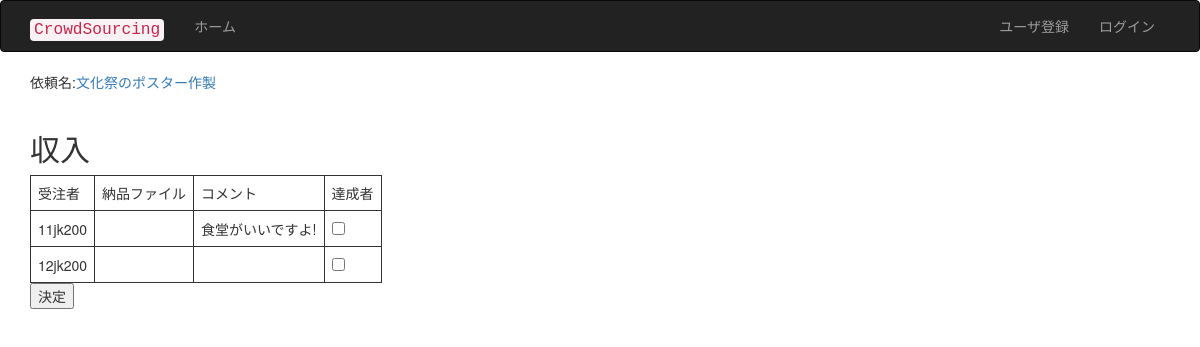
Before: /reqclear.php?rid=1 with the older database file.
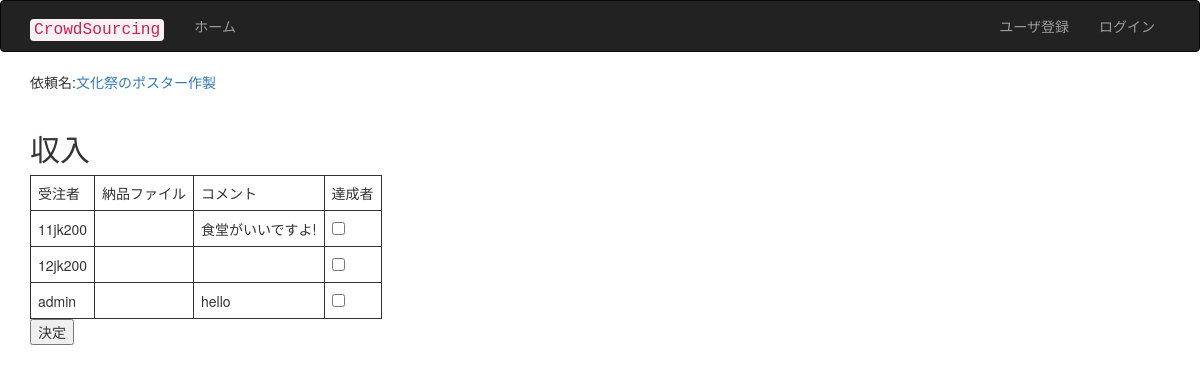
After: the same page with the newer database file.
### tables this page shows
CREATE TABLE IF NOT EXISTS `tb_receive` (
  `requestid` int(11) NOT NULL,
  `userid` varchar(32) NOT NULL,
  `dgresult` int(11) DEFAULT NULL,
  `comment` varchar(1000) NOT NULL,
  `rday` datetime NOT NULL,
  `eday` datetime DEFAULT NULL,
  UNIQUE KEY `requestid` (`requestid`,`userid`)
);

### reqclear.php (the view, shortened to what this page needs)
<?php
include('page_header.php');
include 'db_inc.php';
$rid = $_GET["rid"];
$sql = "SELECT * FROM  tb_request NATURAL JOIN tb_receive WHERE requestid=" . $rid;
$rs = mysql_query($sql, $conn);
$row = mysql_fetch_array($rs);
?>
<p>依頼名:<A Href="http://localhost/crowdsourcing/reqlist.php" class="div"><?php echo $row['rname']?></A><br><br>
<form action="reqclear_save.php" method="post">
<h2>収入</h2>
<FORM ACTION="pointsave2.php" METHOD="POST">
<table>
  <tr>
    <td>受注者</td>
    <td>納品ファイル</td>
    <td>コメント</td>
    <td>達成者</td>
  </tr>
  <?php
   while ( $row ) {
	echo '<tr>';
	echo '<td>' . $row['userid'] . '</td>';
	echo '<td>  </td>';
	echo '<td>' . $row['comment'] . '</td>';
	echo '<td><input type="checkbox" name="q[]" value="'. $row['userid']. '"> </td>';
	echo '</tr>';
	$row = mysql_fetch_array($rs);
}
  ?>
</table>
<p><input type="submit" value="決定"></p>
</form>

### menubar.php (shortened to what this page needs)
<?php
$menu8 = array(
  'ログアウト'  => 'logout.php',
);
$menu9 = array(
  'ユーザ登録'  => 'user_add.php',
  'ログイン'  => 'login.php',
);
echo '<ul class="nav navbar-nav">';
echo '<li><a href="index.php">ホーム</a></li>';
echo '</ul>';
echo '<ul class="nav navbar-nav navbar-right">';
if(isset($_SESSION['post']) ){
  echo '<li><a>' . $_SESSION['uname'] . 'さんがログイン中</a></li>';
  foreach($menu8 as $label=>$url)
    echo '<li><a href="' .$url. '">' . $label . '</a></li>';
}else{
  foreach($menu9 as $label=>$url)
    echo '<li><a href="' .$url. '">' . $label . '</a></li>';
}
echo '</ul>';

Changed rows visible on the page:
added tb_receive: userid "admin", comment "hello"
